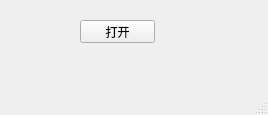
<?xml version="1.0" encoding="UTF-8"?>
<ui version="4.0">
 <class>MainWindow</class>
 <widget class="QMainWindow" name="MainWindow">
  <property name="geometry">
   <rect>
    <x>0</x>
    <y>0</y>
    <width>268</width>
    <height>115</height>
   </rect>
  </property>
  <property name="windowTitle">
   <string>MainWindow</string>
  </property>
  <widget class="QWidget" name="centralwidget">
   <widget class="QPushButton" name="pushButton">
    <property name="geometry">
     <rect>
      <x>80</x>
      <y>20</y>
      <width>75</width>
      <height>23</height>
     </rect>
    </property>
    <property name="text">
     <string>打开</string>
    </property>
   </widget>
  </widget>
  <widget class="QMenuBar" name="menubar">
   <property name="geometry">
    <rect>
     <x>0</x>
     <y>0</y>
     <width>268</width>
     <height>23</height>
    </rect>
   </property>
  </widget>
  <widget class="QStatusBar" name="statusbar"/>
 </widget>
 <resources/>
 <connections/>
</ui>
